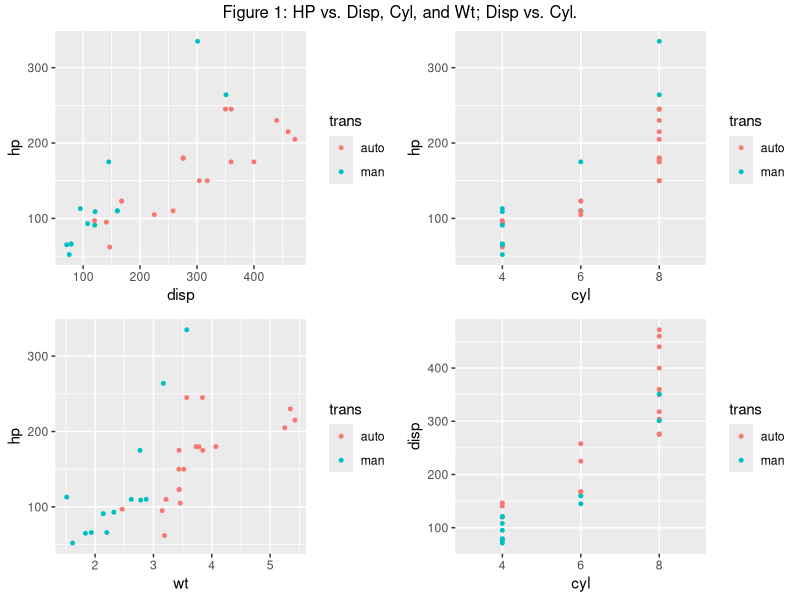
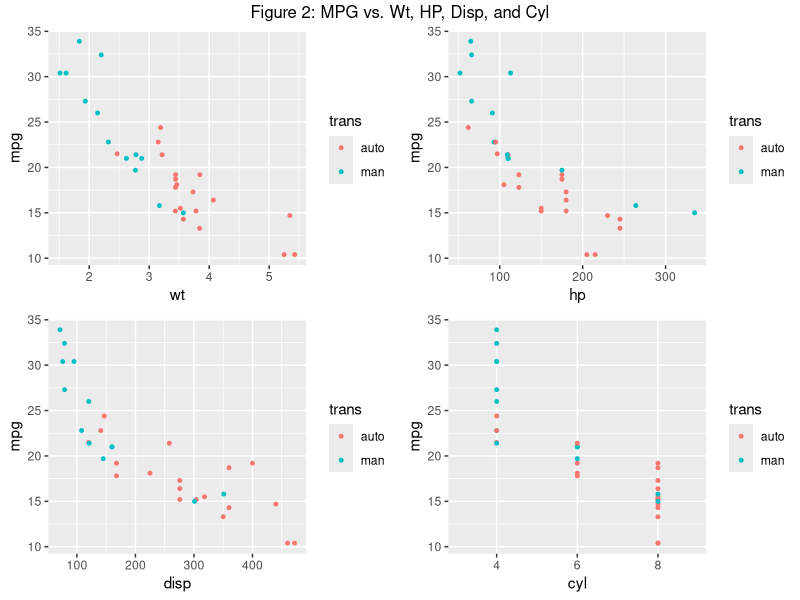
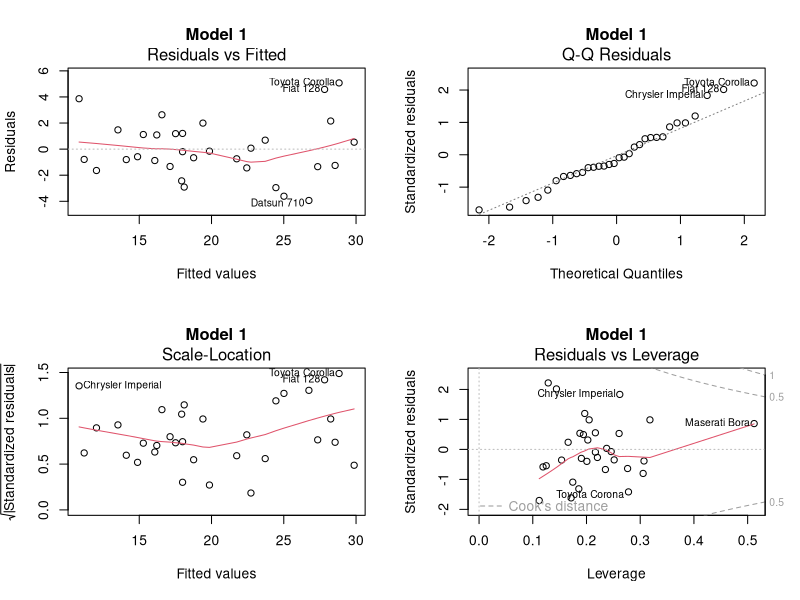
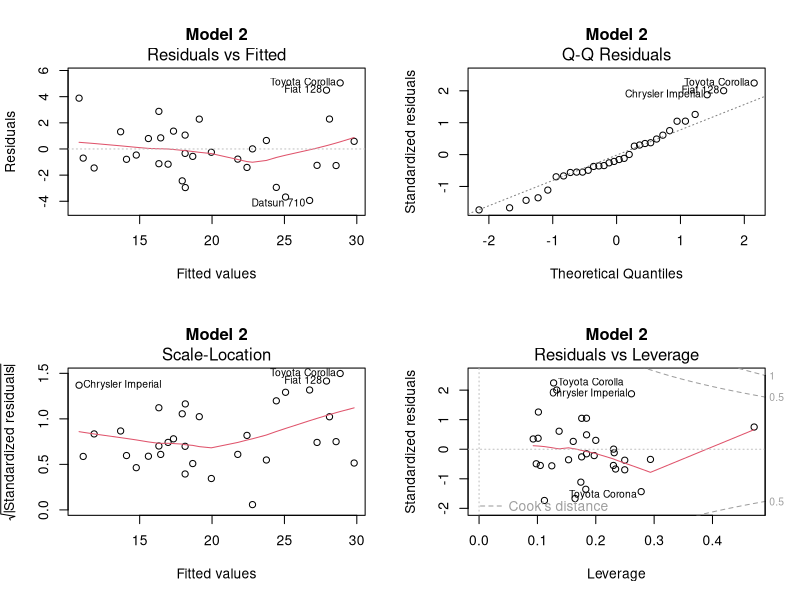
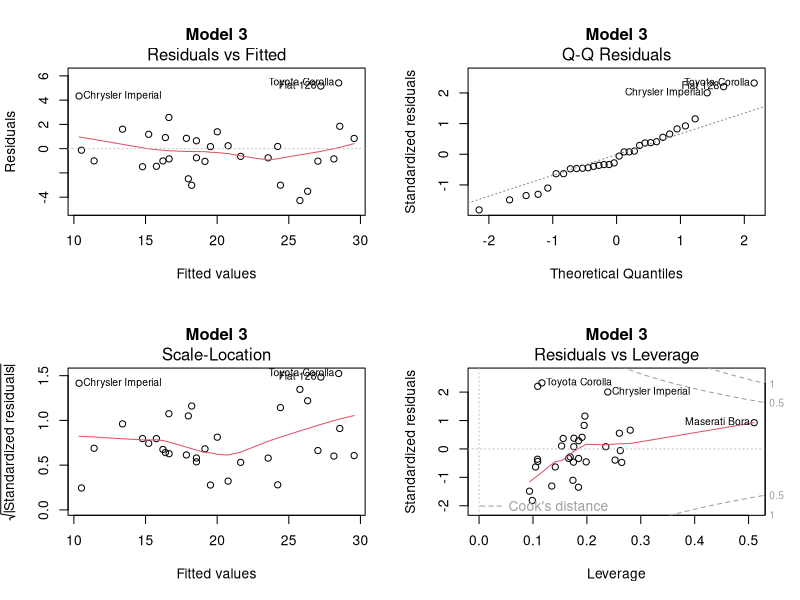
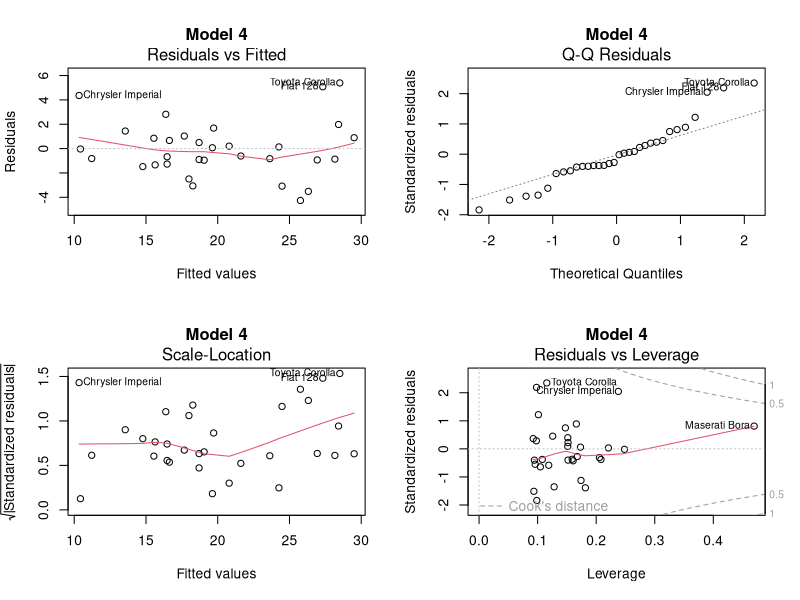
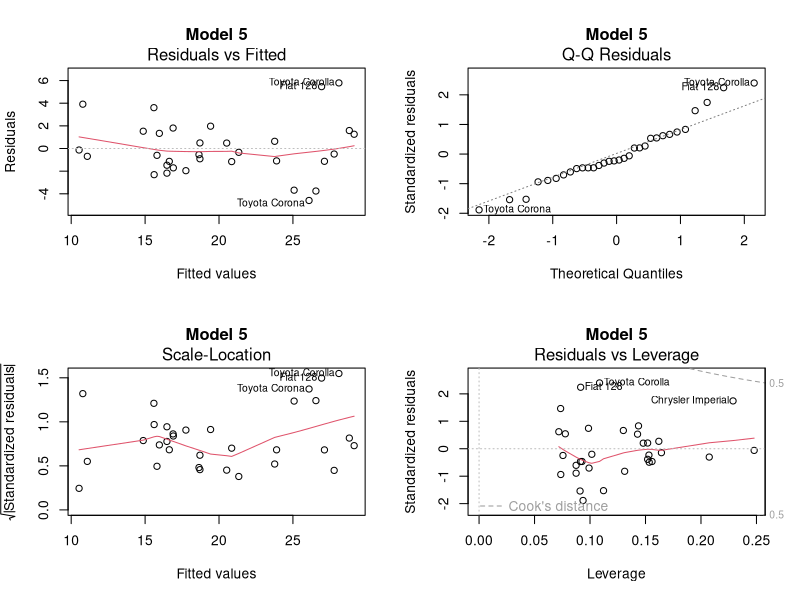

The R script that drew these images, in order:

# You work for Motor Trend, a magazine about the automobile industry. Looking at
#	a data set of a collection of cars, they are interested in exploring the
#	relationship between a set of variables and miles per gallon (MPG)
#	(outcome). They are particularly interested in the following two questions:
#
# 		“Is an automatic or manual transmission better for MPG”
#
#		"Quantify the MPG difference between automatic and manual transmissions"
#




options( warn = -1)
library( ggplot2)
options( warn = 0)
library( gridExtra)
library( leaps)

data( mtcars)


Data = mtcars

Data$am[ Data$am == 1] = "man"

Data$am[ Data$am == 0] = "auto"

Data$vs[ Data$vs == 0] = "V"

Data$vs[ Data$vs == 1] = "straight"

#rename( Data, trans = am, config = vs)

names( Data) = c( "mpg", "cyl", "disp", "hp", "drat", "wt", "qsec", "config", "trans", "gear", "carb")

Data$cyl = factor( Data$cyl)

Data$trans = factor( Data$trans)

Data$gear = factor( Data$gear)

Data$config = factor( Data$config)

Data$carb = factor( Data$carb)


# Exploratory analysis

plot.hp.disp = ggplot( Data, aes( x = disp, y = hp, colour = trans, label = rownames( Data)))

plot.hp.disp = plot.hp.disp + geom_point( size = 1)


plot.hp.cyl = ggplot( Data, aes( x = cyl, y = hp, colour = trans, label = rownames( Data)))

plot.hp.cyl = plot.hp.cyl + geom_point( size = 1)


plot.hp.wt = ggplot( Data, aes( x = wt, y = hp, colour = trans, label = rownames( Data)))

plot.hp.wt = plot.hp.wt + geom_point( size = 1)


plot.disp.cyl = ggplot( Data, aes( x = cyl, y = disp, colour = trans, label = rownames( Data)))

plot.disp.cyl = plot.disp.cyl + geom_point( size = 1)


grid.arrange( plot.hp.disp, plot.hp.cyl, plot.hp.wt, plot.disp.cyl, nrow = 2, ncol = 2, top = "Figure 1: HP vs. Disp, Cyl, and Wt; Disp vs. Cyl.")



plot.wt = ggplot( Data, aes( x = wt, y = mpg, colour = trans, label = rownames( Data)))

plot.wt = plot.wt + geom_point( size = 1)




plot.hp = ggplot( Data, aes( x = hp, y = mpg, colour = trans, label = rownames( Data)))

plot.hp = plot.hp + geom_point( size = 1)



plot.disp = ggplot( Data, aes( x = disp, y = mpg, colour = trans, label = rownames( Data)))

plot.disp = plot.disp + geom_point( size = 1)




plot.cyl = ggplot( Data, aes( x = cyl, y = mpg, colour = trans, label = rownames( Data)))

plot.cyl = plot.cyl + geom_point( size = 1)

grid.arrange( plot.wt, plot.hp, plot.disp, plot.cyl, nrow = 2, ncol = 2, top = "Figure 2: MPG vs. Wt, HP, Disp, and Cyl")



FULL.model = lm( mpg ~ ., Data)

summary( FULL.model)

MIN.model.trans = lm( mpg ~ trans, Data)
summary( MIN.model.trans)

MIN.model.disp = lm( mpg ~ disp, Data)
summary( MIN.model.disp)

MIN.model.hp = lm( mpg ~ hp, Data)
summary( MIN.model.hp)

MIN.model.wt = lm( mpg ~ wt, Data)
summary( MIN.model.wt)






# create all possible multiple variable subset models of
#	mpg ~ trans + cyl + disp + hp + wt

m1 = lm( mpg ~ trans + cyl + disp + hp + wt, Data)
m2 = lm( mpg ~ trans + cyl + disp + hp, Data)
m3 = lm( mpg ~ trans + cyl + disp + wt, Data)
m4 = lm( mpg ~ trans + cyl + hp + wt, Data)
m9 = lm( mpg ~ trans + disp + hp + wt, Data)
m16 = lm( mpg ~ cyl + disp + hp + wt, Data)
m5 = lm( mpg ~ trans + cyl + disp, Data)
m6 = lm( mpg ~ trans + cyl + hp, Data)
m7 = lm( mpg ~ trans + cyl + wt, Data)
m10 = lm( mpg ~ trans + disp + hp, Data)
m11 = lm( mpg ~ trans + disp + wt, Data)
m13 = lm( mpg ~ trans + hp + wt, Data)
m17 = lm( mpg ~ cyl + disp + hp, Data)
m18 = lm( mpg ~ cyl + disp + wt, Data)
m19 = lm( mpg ~ cyl + hp + wt, Data)
m23 = lm( mpg ~ disp + hp + wt, Data)
m8 = lm( mpg ~ trans + cyl, Data)
m12 = lm( mpg ~ trans + disp, Data)
m14 = lm( mpg ~ trans + hp, Data)
m15 = lm( mpg ~ trans + wt, Data)
m20 = lm( mpg ~ cyl + disp, Data)
m21 = lm( mpg ~ cyl + hp, Data)
m22 = lm( mpg ~ cyl + wt, Data)
m24 = lm( mpg ~ disp + hp, Data)
m25 = lm( mpg ~ disp + wt, Data)
m26 = lm( mpg ~ hp + wt, Data)



# save model summaries

s1 = summary( m1)
s2 = summary( m2)
s3 = summary( m3)
s4 = summary( m4)
s5 = summary( m5)
s6 = summary( m6)
s7 = summary( m7)
s8 = summary( m8)
s9 = summary( m9)
s10 = summary( m10)
s11 = summary( m11)
s12 = summary( m12)
s13 = summary( m13)
s14 = summary( m14)
s15 = summary( m15)
s16 = summary( m16)
s17 = summary( m17)
s18 = summary( m18)
s19 = summary( m19)
s20 = summary( m20)
s21 = summary( m21)
s22 = summary( m22)
s23 = summary( m23)
s24 = summary( m24)
s25 = summary( m25)
s26 = summary( m26)



# Obtain Adjusted R squared and PRESS values for each model
# Comments indicate number of predictors in each model

s1$adj.r.squared    	# 5
(pr1 = sum( (resid( m1) / (1 - hatvalues( m1))) ^ 2))

s2$adj.r.squared		# 4
(pr2 = sum( (resid( m2) / (1 - hatvalues( m2))) ^ 2))

s3$adj.r.squared		# 4
(pr3 = sum( (resid( m3) / (1 - hatvalues( m3))) ^ 2))

s4$adj.r.squared		# 4
(pr4 = sum( (resid( m4) / (1 - hatvalues( m4))) ^ 2))

s9$adj.r.squared		# 4
(pr9 = sum( (resid( m9) / (1 - hatvalues( m9))) ^ 2))

s16$adj.r.squared		# 4
(pr16 = sum( (resid( m16) / (1 - hatvalues( m16))) ^ 2))

s5$adj.r.squared		# 3
(pr5 = sum( (resid( m5) / (1 - hatvalues( m5))) ^ 2))

s6$adj.r.squared		# 3
(pr6 = sum( (resid( m6) / (1 - hatvalues( m6))) ^ 2))

s7$adj.r.squared		# 3
(pr7 = sum( (resid( m7) / (1 - hatvalues( m7))) ^ 2))

s10$adj.r.squared		# 3
(pr10 = sum( (resid( m10) / (1 - hatvalues( m10))) ^ 2))

s11$adj.r.squared		# 3
(pr11 = sum( (resid( m11) / (1 - hatvalues( m11))) ^ 2))

s13$adj.r.squared		# 3
(pr13 = sum( (resid( m13) / (1 - hatvalues( m13))) ^ 2))

s17$adj.r.squared		# 3
(pr17 = sum( (resid( m17) / (1 - hatvalues( m17))) ^ 2))

s18$adj.r.squared		# 3
(pr18 = sum( (resid( m18) / (1 - hatvalues( m18))) ^ 2))

s19$adj.r.squared		# 3
(pr19 = sum( (resid( m19) / (1 - hatvalues( m19))) ^ 2))

s23$adj.r.squared		# 3
(pr23 = sum( (resid( m23) / (1 - hatvalues( m23))) ^ 2))

s12$adj.r.squared		# 2
(pr12 = sum( (resid( m12) / (1 - hatvalues( m12))) ^ 2))

s14$adj.r.squared		# 2
(pr14 = sum( (resid( m14) / (1 - hatvalues( m14))) ^ 2))

s15$adj.r.squared		# 2
(pr15 = sum( (resid( m15) / (1 - hatvalues( m15))) ^ 2))

s20$adj.r.squared		# 2
(pr20 = sum( (resid( m20) / (1 - hatvalues( m20))) ^ 2))

s21$adj.r.squared		# 2
(pr21 = sum( (resid( m21) / (1 - hatvalues( m21))) ^ 2))

s22$adj.r.squared		# 2
(pr22 = sum( (resid( m22) / (1 - hatvalues( m22))) ^ 2))

s24$adj.r.squared		# 2
(pr24 = sum( (resid( m24) / (1 - hatvalues( m24))) ^ 2))

s25$adj.r.squared		# 2
(pr25 = sum( (resid( m25) / (1 - hatvalues( m25))) ^ 2))

s26$adj.r.squared		# 2
(pr26 = sum( (resid( m26) / (1 - hatvalues( m26))) ^ 2))





s1

s4

s16

s19

s22




# Perform nested likelihood ratio tests

anova( m22, m19, m4, m1)
anova( m22, m19, m16, m1)



# Build data fram to be used in table in report

adj.R.sq = c( s1$adj.r.squared, s4$adj.r.squared, s16$adj.r.squared, s19$adj.r.squared, s22$adj.r.squared)

PRESS = c( pr1, pr4, pr16, pr19, pr22)

model = c( "mpg = trans + cyl + disp + hp + wt", "mpg = trans + cyl + hp + wt", "mpg = cyl + disp + hp + wt", "mpg = cyl + hp + wt + ε", "mpg = cyl + wt")

model.table = data.frame( model, adj.R.sq, PRESS)

rownames( model.table) = c( "Model 1", "Model 2", "Model 3", "Model 4", "Model 5")

colnames( model.table) = c( "Model", "Adjusted R²", "PRESS")




# Visually check candidate models

dev.new()
par( mfrow = c( 2, 2))
plot( m1, main = "Model 1")

dev.new()
par( mfrow = c( 2, 2))
plot( m4, main = "Model 2")

dev.new()
par( mfrow = c( 2, 2))
plot( m16, main = "Model 3")

dev.new()
par( mfrow = c( 2, 2))
plot( m19, main = "Model 4")

dev.new()
par( mfrow = c( 2, 2))
plot( m22, main = "Model 5")
